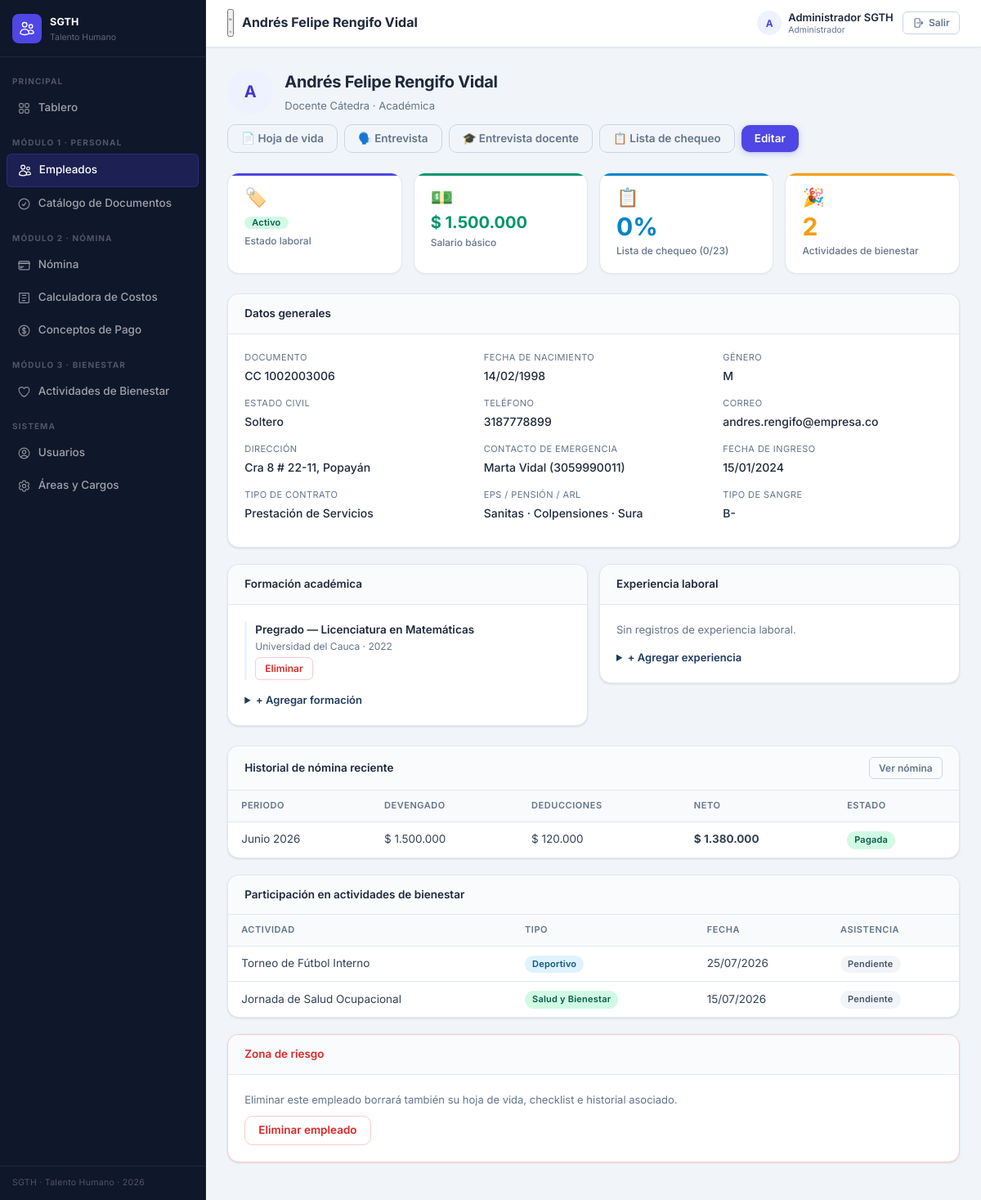
The app's page /public/empleados/6 (signed in) with its own data.
### tables this page shows
CREATE TABLE empleados (
  id                          INT AUTO_INCREMENT PRIMARY KEY,
  tipo_documento              ENUM('CC','CE','TI','PA') NOT NULL DEFAULT 'CC',
  numero_documento            VARCHAR(30) NOT NULL UNIQUE,
  nombres                     VARCHAR(100) NOT NULL,
  apellidos                   VARCHAR(100) NOT NULL,
  fecha_nacimiento            DATE NULL,
  genero                      ENUM('M','F','Otro') NULL,
  estado_civil                VARCHAR(30) NULL,
  direccion                   VARCHAR(200) NULL,
  telefono                    VARCHAR(30) NULL,
  email                       VARCHAR(120) NULL,
  cargo_id                    INT NULL,
  area_id                     INT NULL,
  fecha_ingreso               DATE NOT NULL,
  tipo_contrato               ENUM('termino_fijo','termino_indefinido','obra_labor','prestacion_servicios') NOT NULL DEFAULT 'termino_fijo',
  salario_base                DECIMAL(12,2) NOT NULL DEFAULT 0,
  eps                         VARCHAR(100) NULL,
  fondo_pension               VARCHAR(100) NULL,
  arl                         VARCHAR(100) NULL,
  tipo_sangre                 VARCHAR(5) NULL,
  contacto_emergencia_nombre  VARCHAR(120) NULL,
  contacto_emergencia_telefono VARCHAR(30) NULL,
  estado                      ENUM('activo','inactivo','retirado') NOT NULL DEFAULT 'activo',
  fecha_retiro                DATE NULL,
  foto_path                   VARCHAR(255) NULL,
  created_at                  TIMESTAMP DEFAULT CURRENT_TIMESTAMP,
  updated_at                  TIMESTAMP DEFAULT CURRENT_TIMESTAMP ON UPDATE CURRENT_TIMESTAMP,
  FOREIGN KEY (cargo_id) REFERENCES cargos(id) ON DELETE SET NULL,
  FOREIGN KEY (area_id) REFERENCES areas(id) ON DELETE SET NULL
);

CREATE TABLE cargos (
  id                      INT AUTO_INCREMENT PRIMARY KEY,
  nombre                  VARCHAR(120) NOT NULL,
  area_id                 INT NULL,
  salario_base_sugerido   DECIMAL(12,2) NULL,
  created_at              TIMESTAMP DEFAULT CURRENT_TIMESTAMP,
  FOREIGN KEY (area_id) REFERENCES areas(id) ON DELETE SET NULL
);

CREATE TABLE areas (
  id            INT AUTO_INCREMENT PRIMARY KEY,
  nombre        VARCHAR(120) NOT NULL,
  descripcion   VARCHAR(255) NULL,
  created_at    TIMESTAMP DEFAULT CURRENT_TIMESTAMP
);

CREATE TABLE empleado_educacion (
  id                INT AUTO_INCREMENT PRIMARY KEY,
  empleado_id       INT NOT NULL,
  nivel_educativo   ENUM('bachillerato','tecnico','tecnologo','pregrado','especializacion','maestria','doctorado') NOT NULL,
  institucion       VARCHAR(150) NOT NULL,
  titulo_obtenido   VARCHAR(150) NULL,
  anio_graduacion   YEAR NULL,
  created_at        TIMESTAMP DEFAULT CURRENT_TIMESTAMP,
  FOREIGN KEY (empleado_id) REFERENCES empleados(id) ON DELETE CASCADE
);

CREATE TABLE nomina_detalle (
  id                  INT AUTO_INCREMENT PRIMARY KEY,
  nomina_id           INT NOT NULL,
  empleado_id         INT NOT NULL,
  dias_trabajados     INT NOT NULL DEFAULT 30,
  salario_base        DECIMAL(12,2) NOT NULL DEFAULT 0,
  total_devengado     DECIMAL(12,2) NOT NULL DEFAULT 0,
  total_deducciones   DECIMAL(12,2) NOT NULL DEFAULT 0,
  neto_pagar          DECIMAL(12,2) NOT NULL DEFAULT 0,
  UNIQUE KEY uq_nomina_empleado (nomina_id, empleado_id),
  FOREIGN KEY (nomina_id) REFERENCES nominas(id) ON DELETE CASCADE,
  FOREIGN KEY (empleado_id) REFERENCES empleados(id) ON DELETE CASCADE
);

CREATE TABLE nominas (
  id                  INT AUTO_INCREMENT PRIMARY KEY,
  periodo             VARCHAR(7) NOT NULL UNIQUE COMMENT 'Formato YYYY-MM',
  fecha_generacion    TIMESTAMP DEFAULT CURRENT_TIMESTAMP,
  fecha_pago          DATE NULL,
  estado              ENUM('borrador','pagada','anulada') NOT NULL DEFAULT 'borrador',
  generado_por        INT NULL,
  total_devengado     DECIMAL(14,2) NOT NULL DEFAULT 0,
  total_deducciones   DECIMAL(14,2) NOT NULL DEFAULT 0,
  total_neto          DECIMAL(14,2) NOT NULL DEFAULT 0
);

CREATE TABLE bienestar_inscripciones (
  id                  INT AUTO_INCREMENT PRIMARY KEY,
  actividad_id        INT NOT NULL,
  empleado_id         INT NOT NULL,
  fecha_inscripcion   TIMESTAMP DEFAULT CURRENT_TIMESTAMP,
  asistio             TINYINT(1) NOT NULL DEFAULT 0,
  UNIQUE KEY uq_actividad_empleado (actividad_id, empleado_id),
  FOREIGN KEY (actividad_id) REFERENCES actividades_bienestar(id) ON DELETE CASCADE,
  FOREIGN KEY (empleado_id) REFERENCES empleados(id) ON DELETE CASCADE
);

CREATE TABLE actividades_bienestar (
  id            INT AUTO_INCREMENT PRIMARY KEY,
  nombre        VARCHAR(150) NOT NULL,
  descripcion   TEXT NULL,
  tipo          ENUM('capacitacion','recreacion','salud','integracion','deportivo') NOT NULL DEFAULT 'integracion',
  fecha_inicio  DATE NOT NULL,
  fecha_fin     DATE NULL,
  hora_inicio   TIME NULL,
  lugar         VARCHAR(150) NULL,
  responsable   VARCHAR(120) NULL,
  cupo_maximo   INT NULL,
  estado        ENUM('programada','en_curso','finalizada','cancelada') NOT NULL DEFAULT 'programada',
  created_at    TIMESTAMP DEFAULT CURRENT_TIMESTAMP
);

### app/views/empleados/ver.php (the view, shortened to what the rows shown need)
<div class="page-header">
  <div style="display:flex;align-items:center;gap:14px">
    <div class="avatar-circle"><?= mb_strtoupper(mb_substr($empleado['nombres'],0,1)) ?></div>
    <div>
      <div class="page-title"><?= View::e($empleado['nombres'].' '.$empleado['apellidos']) ?></div>
      <div class="page-subtitle"><?= View::e($empleado['cargo'] ?? 'Sin cargo asignado') ?> · <?= View::e($empleado['area'] ?? 'Sin área') ?></div>
    </div>
  </div>
  <div class="page-actions">
    <a href="<?= APP_URL ?>/empleados/<?= $empleado['id'] ?>/hojavida" class="btn btn-outline" target="_blank">📄 Hoja de vida</a>
    <a href="<?= APP_URL ?>/empleados/<?= $empleado['id'] ?>/entrevista" class="btn btn-outline">🗣️ Entrevista</a>
    <a href="<?= APP_URL ?>/empleados/<?= $empleado['id'] ?>/entrevista-docente" class="btn btn-outline">🎓 Entrevista docente</a>
    <a href="<?= APP_URL ?>/empleados/<?= $empleado['id'] ?>/checklist" class="btn btn-outline">📋 Lista de chequeo</a>
    <?php if (Auth::puedeGestionar()): ?>
    <a href="<?= APP_URL ?>/empleados/<?= $empleado['id'] ?>/editar" class="btn btn-primary">Editar</a>
    <?php endif; ?>
  </div>
</div>
<div class="stats-grid">
  <div class="stat-card stat-personal">
    <span class="stat-icon">🏷️</span>
    <div class="stat-num" style="font-size:16px"><span class="badge <?= View::estadoEmpleadoBadge($empleado['estado']) ?>"><?= View::estadoEmpleadoLabel($empleado['estado']) ?></span></div>
    <div class="stat-label">Estado laboral</div>
  </div>
  <div class="stat-card stat-nomina">
    <span class="stat-icon">💵</span>
    <div class="stat-num" style="font-size:20px"><?= View::money($empleado['salario_base']) ?></div>
    <div class="stat-label">Salario básico</div>
  </div>
  <div class="stat-card stat-checklist">
    <span class="stat-icon">📋</span>
    <div class="stat-num"><?= (float)($checklist['pct_completitud'] ?? 0) ?>%</div>
    <div class="stat-label">Lista de chequeo (<?= (int)($checklist['entregados'] ?? 0) ?>/<?= (int)($checklist['total_documentos'] ?? 0) ?>)</div>
  </div>
  <div class="stat-card stat-bienestar">
    <span class="stat-icon">🎉</span>
    <div class="stat-num"><?= count($actividades) ?></div>
    <div class="stat-label">Actividades de bienestar</div>
  </div>
</div>
<div class="card">
  <div class="card-header"><div class="card-title">Datos generales</div></div>
  <div class="dato-grid">
    <div class="dato-item"><div class="dato-label">Documento</div><div class="dato-valor"><?= View::e($empleado['tipo_documento'].' '.$empleado['numero_documento']) ?></div></div>
    <div class="dato-item"><div class="dato-label">Fecha de nacimiento</div><div class="dato-valor"><?= View::fecha($empleado['fecha_nacimiento']) ?></div></div>
    <div class="dato-item"><div class="dato-label">Género</div><div class="dato-valor"><?= View::e($empleado['genero'] ?: '—') ?></div></div>
    <div class="dato-item"><div class="dato-label">Estado civil</div><div class="dato-valor"><?= View::e($empleado['estado_civil'] ?: '—') ?></div></div>
    <div class="dato-item"><div class="dato-label">Teléfono</div><div class="dato-valor"><?= View::e($empleado['telefono'] ?: '—') ?></div></div>
    <div class="dato-item"><div class="dato-label">Correo</div><div class="dato-valor"><?= View::e($empleado['email'] ?: '—') ?></div></div>
    <div class="dato-item"><div class="dato-label">Dirección</div><div class="dato-valor"><?= View::e($empleado['direccion'] ?: '—') ?></div></div>
    <div class="dato-item"><div class="dato-label">Contacto de emergencia</div><div class="dato-valor"><?= View::e($empleado['contacto_emergencia_nombre'] ?: '—') ?> <?= $empleado['contacto_emergencia_telefono'] ? '('.View::e($empleado['contacto_emergencia_telefono']).')' : '' ?></div></div>
    <div class="dato-item"><div class="dato-label">Fecha de ingreso</div><div class="dato-valor"><?= View::fecha($empleado['fecha_ingreso']) ?></div></div>
    <div class="dato-item"><div class="dato-label">Tipo de contrato</div><div class="dato-valor"><?= View::tipoContratoLabel($empleado['tipo_contrato']) ?></div></div>
    <div class="dato-item"><div class="dato-label">EPS / Pensión / ARL</div><div class="dato-valor"><?= View::e($empleado['eps'] ?: '—') ?> · <?= View::e($empleado['fondo_pension'] ?: '—') ?> · <?= View::e($empleado['arl'] ?: '—') ?></div></div>
    <div class="dato-item"><div class="dato-label">Tipo de sangre</div><div class="dato-valor"><?= View::e($empleado['tipo_sangre'] ?: '—') ?></div></div>
  </div>
</div>
<div class="form-row" style="align-items:start">
  <div class="card">
    <div class="card-header"><div class="card-title">Formación académica</div></div>
    <?php if ($educacion): foreach ($educacion as $ed): ?>
      <div class="hoja-entry">
        <div class="hoja-entry-title"><?= View::nivelEducativoLabel($ed['nivel_educativo']) ?> — <?= View::e($ed['titulo_obtenido'] ?: '') ?></div>
        <div class="hoja-entry-sub"><?= View::e($ed['institucion']) ?><?= $ed['anio_graduacion'] ? ' · '.$ed['anio_graduacion'] : '' ?></div>
        <?php if (Auth::puedeGestionar()): ?>
        <form method="POST" action="<?= APP_URL ?>/empleados/<?= $empleado['id'] ?>/educacion/<?= $ed['id'] ?>/eliminar" style="display:inline" onsubmit="return confirm('¿Eliminar este registro?')">
          <button type="submit" class="btn btn-sm btn-outline" style="margin-top:4px;color:var(--danger);border-color:#fecaca">Eliminar</button>
        </form>
        <?php endif; ?>
      </div>
    <?php endforeach; else: ?>
      <p class="text-muted">Sin registros de formación académica.</p>
    <?php endif; ?>
    <?php if (Auth::puedeGestionar()): ?>
    <details style="margin-top:14px">
      <summary style="cursor:pointer;color:var(--primary);font-weight:600;font-size:13px">+ Agregar formación</summary>
    </details>
    <?php endif; ?>
  </div>
  <div class="card">
    <div class="card-header"><div class="card-title">Experiencia laboral</div></div>
    <?php if ($experiencia): foreach ($experiencia as $ex): ?>
      <div class="hoja-entry">
        <div class="hoja-entry-title"><?= View::e($ex['cargo']) ?> — <?= View::e($ex['empresa']) ?></div>
        <div class="hoja-entry-sub"><?= View::fecha($ex['fecha_inicio']) ?> – <?= $ex['fecha_fin'] ? View::fecha($ex['fecha_fin']) : 'Actual' ?></div>
        <?php if ($ex['funciones']): ?><div style="font-size:12.5px;color:var(--txt2);margin-top:3px"><?= View::e($ex['funciones']) ?></div><?php endif; ?>
        <?php if (Auth::puedeGestionar()): ?>
        <form method="POST" action="<?= APP_URL ?>/empleados/<?= $empleado['id'] ?>/experiencia/<?= $ex['id'] ?>/eliminar" style="display:inline" onsubmit="return confirm('¿Eliminar este registro?')">
          <button type="submit" class="btn btn-sm btn-outline" style="margin-top:4px;color:var(--danger);border-color:#fecaca">Eliminar</button>
        </form>
        <?php endif; ?>
      </div>
    <?php endforeach; else: ?>
      <p class="text-muted">Sin registros de experiencia laboral.</p>
    <?php endif; ?>
    <?php if (Auth::puedeGestionar()): ?>
    <details style="margin-top:14px">
      <summary style="cursor:pointer;color:var(--primary);font-weight:600;font-size:13px">+ Agregar experiencia</summary>
    </details>
    <?php endif; ?>
  </div>
</div>
<div class="card">
  <div class="card-header"><div class="card-title">Historial de nómina reciente</div>
    <a href="<?= APP_URL ?>/nomina" class="btn btn-outline btn-sm">Ver nómina</a>
  </div>
  <table>
    <thead><tr><th>Periodo</th><th>Devengado</th><th>Deducciones</th><th>Neto</th><th>Estado</th></tr></thead>
    <tbody>
      <?php foreach ($historialNomina as $h): ?>
      <tr>
        <td><?= View::periodoLabel($h['periodo']) ?></td>
        <td><?= View::money($h['total_devengado']) ?></td>
        <td><?= View::money($h['total_deducciones']) ?></td>
        <td><strong><?= View::money($h['neto_pagar']) ?></strong></td>
        <td><span class="badge <?= View::estadoNominaBadge($h['estado_nomina']) ?>"><?= View::estadoNominaLabel($h['estado_nomina']) ?></span></td>
      </tr>
      <?php endforeach; ?>
    </tbody>
  </table>
</div>
<div class="card">
  <div class="card-header"><div class="card-title">Participación en actividades de bienestar</div></div>
  <table>
    <thead><tr><th>Actividad</th><th>Tipo</th><th>Fecha</th><th>Asistencia</th></tr></thead>
    <tbody>
      <?php foreach ($actividades as $a): ?>
      <tr>
        <td><?= View::e($a['nombre']) ?></td>
        <td><span class="badge badge-tipo-<?= $a['tipo'] ?>"><?= View::tipoActividadLabel($a['tipo']) ?></span></td>
        <td><?= View::fecha($a['fecha_inicio']) ?></td>
        <td><?= $a['asistio'] ? '<span class="badge badge-aprobado">Asistió</span>' : '<span class="badge badge-borrador">Pendiente</span>' ?></td>
      </tr>
      <?php endforeach; ?>
    </tbody>
  </table>
</div>
<?php if (Auth::esAdmin()): ?>
<div class="card" style="border-color:#fecaca">
  <div class="card-header"><div class="card-title" style="color:var(--danger)">Zona de riesgo</div></div>
  <p class="text-muted" style="margin-bottom:10px">Eliminar este empleado borrará también su hoja de vida, checklist e historial asociado.</p>
  <form method="POST" action="<?= APP_URL ?>/empleados/<?= $empleado['id'] ?>/eliminar" onsubmit="return confirm('Esta acción no se puede deshacer. ¿Eliminar definitivamente a este empleado?')">
    <button type="submit" class="btn btn-outline" style="color:var(--danger);border-color:#fecaca">Eliminar empleado</button>
  </form>
</div>
<?php endif; ?>

### app/helpers/Router.php (shortened to what the rows shown need)
<?php
class Router {
    private array $routes = [];
    public function dispatch(string $url): void {
        $url = trim($url, '/');
        foreach ($this->routes as $pattern => [$ctrl, $met]) {
            if (preg_match($pattern, $url, $m)) {
                array_shift($m);
                $this->run($ctrl, $met, array_values($m));
                return;
            }
        }
    }
    private function run(string $ctrl, string $met, array $params): void {
        $obj = new $ctrl();
        call_user_func_array([$obj, $met], $params);
    }
}

### records on screen
empleados: nombres "A", nombres+apellidos "Andrés Felipe Rengifo Vidal", cargo.nombre "Docente Cátedra", area.nombre "Académica", estado "Activo", salario_base "$ 1.500.000", tipo_documento+numero_documento "CC 1002003006", fecha_nacimiento "14/02/1998", genero "M", estado_civil "Soltero", telefono "3187778899", email "andres.rengifo@empresa.co", direccion "Cra 8 # 22-11, Popayán", contacto_emergencia_nombre "Marta Vidal", contacto_emergencia_telefono "3059990011", fecha_ingreso "15/01/2024", tipo_contrato "Prestación de Servicios", eps "Sanitas", fondo_pension "Colpensiones", arl "Sura", tipo_sangre "B-"
empleado_educacion: nivel_educativo "Pregrado", titulo_obtenido "Licenciatura en Matemáticas", institucion "Universidad del Cauca", anio_graduacion "2022"
nomina_detalle: nomina.periodo "Junio 2026", total_devengado "$ 1.500.000", total_deducciones "$ 120.000", neto_pagar "$ 1.380.000", nomina.estado "Pagada"
bienestar_inscripciones: actividad.nombre "Torneo de Fútbol Interno", actividad.tipo "Deportivo", actividad.fecha_inicio "25/07/2026", asistio "Pendiente"
bienestar_inscripciones: actividad.nombre "Jornada de Salud Ocupacional", actividad.tipo "Salud y Bienestar", actividad.fecha_inicio "15/07/2026", asistio "Pendiente"

### other values on screen
$checklist['pct_completitud'] "0"
$checklist['entregados'] "0"
$checklist['total_documentos'] "23"
count($actividades) "2"
